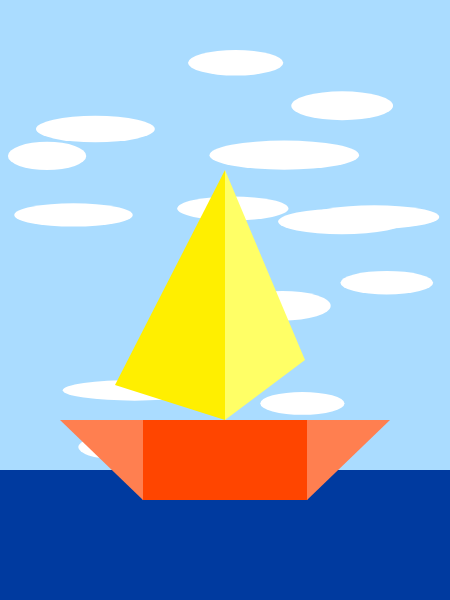
Frame 1 (no input)
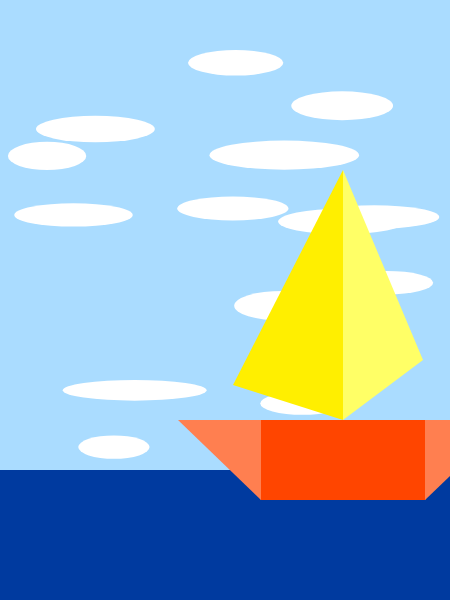
Frame 60 (no input)
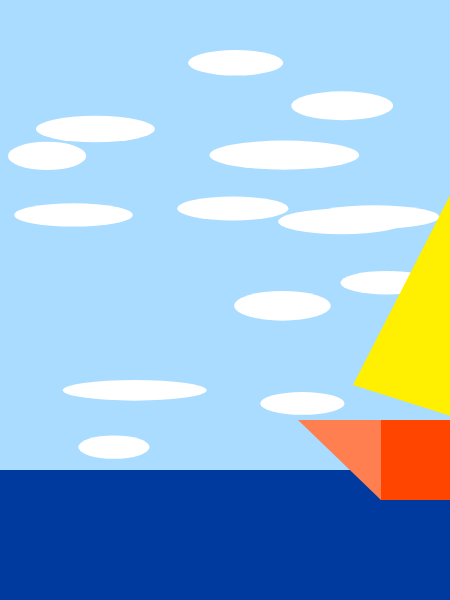
Frame 120 (the mouse pressed at the canvas centre since frame 60)

The p5.js sketch that drew these frames (run headless with seeded random() and noise() and a simulated clock; from frame 60 on, the mouse is pressed at the canvas centre):

// p5.js sketch
// ── sketch.js
let xMax = 450;
let yMax = 600;
let xbarca = xMax/2;
let ybarca = yMax*0.70;
let direzione = 1;

function preload() {
  // put preload code here
}

function setup() {
  console.log('p5.js version:', p5.VERSION);
  createCanvas(xMax, yMax);
}

function draw() {
  background(170, 220, 255);

push(); //generazione casuale nuvole
  randomSeed(99) //imposto il seme di generazione dei numeri random
  noStroke(); 
  for(let i=0; i<16; i++){
   let sx = random(width);
   let sy = random(height);
   fill(255, 255, 255);
  ellipse(sx-50, sy+60, random(70, 150), random(20, 30));
  }
pop();


push();
  //mare
  fill(0, 58, 159);
  strokeWeight(0);
  
  rectMode(CENTER);
  rect(xMax/2, yMax-60, xMax, 140);

  //corpo centrale barca
  fill(255, 69, 0);
  strokeWeight(0);
  rectMode(CENTER);
  rect(xbarca, ybarca + 40, 165, 80);

  //vela 1
  fill(255, 239, 0);
  triangle(xbarca, ybarca, xbarca-110, ybarca-35, xbarca, ybarca-250);

  //vela 2
  fill(255, 255, 102);
  triangle(xbarca, ybarca, xbarca, ybarca-250, xbarca+80, ybarca-60);

  //barca (parti laterali)
  fill(255, 127, 80);
  strokeWeight(0);
  triangle(xbarca-165, ybarca, xbarca-82, ybarca, xbarca-82, ybarca+80); //sx
  triangle(xbarca+165, ybarca, xbarca+82, ybarca, xbarca+82, ybarca+80); //dx
pop();

  //movimento barca con ciclo if...else
push();
  if (xbarca > xMax + 180) {
   direzione = -1;
  } else if (xbarca < -180) {
   direzione = 1;
  }

  xbarca = xbarca + direzione * 2;
pop();

}
